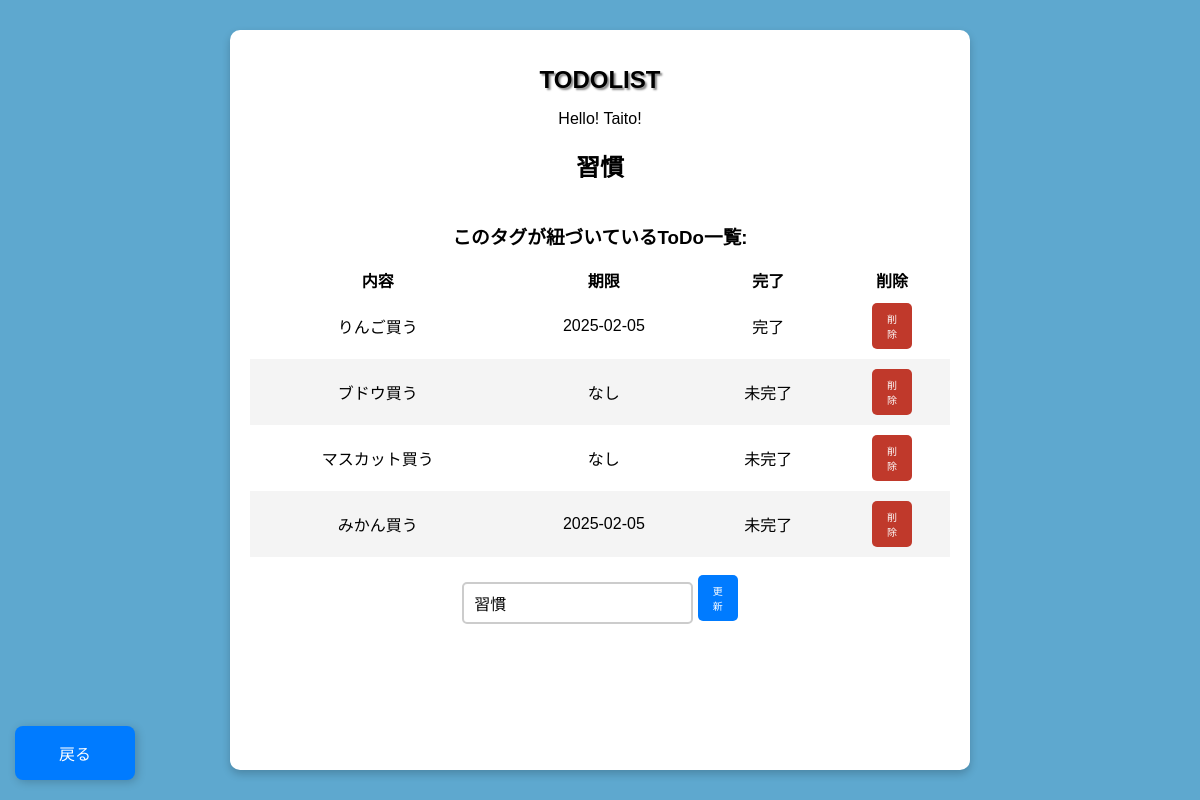
Screenshot of /tag/4 with the database file from the repository.
### app/database/table/models.py (models this page shows)
class Tag(Base):
    __tablename__ = 'tag'
    __table_args__ = {
        'comment': 'tagの内容を管理するテーブル'
    }
    id   = Column('tag_id', Integer, primary_key=True, autoincrement=True)
    desc = Column('description', String(200), nullable=False)
    settings = relationship("Set", back_populates="tag", cascade="all, delete-orphan")

class Todo(Base):
    __tablename__ = 'todo'
    __table_args__ = {
        'comment': 'todoの内容を管理するテーブル'
    }
    id   = Column('todo_id', Integer, primary_key=True, autoincrement=True)
    box  = Column('box', String(200), nullable=False)
    date = Column('date', Date, nullable=True)  # 現在時刻をデフォルトに設定
    completed = Column('completed', Boolean, default=False)
    settings = relationship("Set", back_populates="todo", cascade="all, delete-orphan")

### app/routes/tag.py (the view)
@router.get("/tag/{tag_id}")
async def read_tag(request: Request, tag_id: int):
    tag = db.query(Tag).filter(Tag.id == tag_id).first()
    if not tag:
        return JSONResponse(status_code=404, detail="Tagが見つかりません")
    related_todos = (
        db.query(Todo)
        .join(Set, Set.todo_id == Todo.id)
        .filter(Set.tag_id == tag_id)
        .all()
    )
    return templates.TemplateResponse("tag.html", {
        "request": request,
        "name": "Taito!",
        "tag": tag,
        "tag_id": tag_id,
        "related_todos": related_todos  # 紐づくToDoリストを渡す
    })

### app/templates/tag.html (shortened to what this page needs)
{% extends "layout.html" %}
{% block content %}
    <h2>{{ tag.desc }}</h2>
    <h3>このタグが紐づいているToDo一覧:</h3>
    <table style="border-collapse: separate; border-spacing: 0;">
        <thead>
            <tr>
                <th>内容</th>
                <th>期限</th>
                <th>完了</th>
                <th>削除</th>
            </tr>
        </thead>
        <tbody id="todo-list">
            {% for todo in related_todos %}
            <tr>
                <td>
                    <a href="/todo/{{ todo.id }}" style="color: black; text-decoration: none;">
                        {{ todo.box }}
                    </a>
                </td>
                <td>{{ todo.date if todo.date else 'なし' }}</td>
                <td>{{ '完了' if todo.completed else '未完了' }}</td>
                <td>
                    <button onclick="deleteTodo('{{ todo.id }}')" class="remove-btn">
                        削除
                    </button>
                </td>
            </tr>
            {% endfor %}
        </tbody>
    </table>
    <br>
    <form id="tag-updateform" class="tag-updateform" data-tag-id="{{ tag.id }}">
        <input type="text" id="update-tagdesc" class="tag-updateinput" placeholder="Tagを入力" name="tagdesc" required value="{{ tag.desc }}">
        <button type="submit" class="add-button">更新</button>
    </form>
    <a href="/tag" class="back-button">戻る</a>
{% endblock %}

### app/static/css/styles.css (style rules this page uses)
body { font-family: Arial, sans-serif; background-color: #5ea8cf; display: flex; justify-content: center; align-items: center; height: 100vh; margin: 0; }
input { flex: 1; padding: 10px; border: 2px solid #ccc; border-radius: 5px; font-size: 16px; }
button { background-color: #3498db; color: white; border: none; padding: 10px; cursor: pointer; border-radius: 5px; font-size: 20px; width: 40px; }
.remove-btn { padding: 8px 15px; font-size: 10px; background-color: #c0392b; color: white; border: none; border-radius: 5px; cursor: pointer; transition: background-color 0.3s ease; }
.back-button { text-decoration: none; position: fixed; bottom: 20px; left: 15px; width: 40px; background-color: #007bff; color: white; border: none; padding: 15px 40px; border-radius: 8px; font-size: 16px; cursor: pointer; box-shadow: 2px 2px 10px rgba(0, 0, 0, 0.2); transition: background-color 0.3s ease; display: flex; align-items: center; justify-content: center; }
.add-button { padding: 8px 15px; font-size: 10px; background-color: #007bff; color: white; border: none; border-radius: 5px; cursor: pointer; transition: background-color 0.3s ease; }
table { width: 100%; border-spacing: 0; }
#todo-list tr:nth-child(even) { background-color: #f4f4f4; }
#todo-list tr:nth-child(odd) { background-color: #ffffff; }
#todo-list tr { border-bottom: 1px solid #ccc; }
#todo-list tr:last-child { border-bottom: none; }
td { padding: 10px; }

### rows the page displays
Tag: desc "習慣", tagdesc "習慣"
Todo: box "りんご買う", date "2025-02-05", completed "完了"
Todo: box "ブドウ買う", date "なし", completed "未完了"
Todo: box "マスカット買う", date "なし", completed "未完了"
Todo: box "みかん買う", date "2025-02-05", completed "未完了"

### other values shown
{{ name }} "Taito!"
